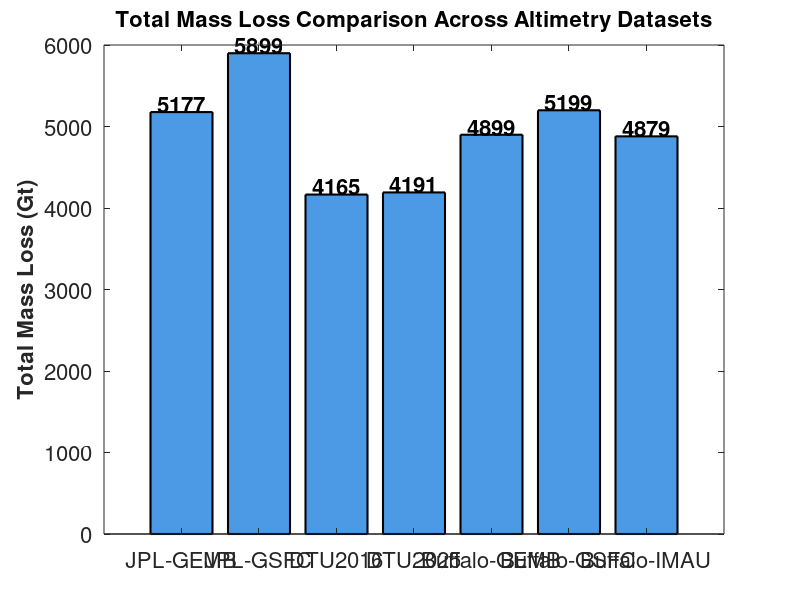

This chart was generated by the following MATLAB code: (Note: this script raises an error after producing the figure.)
% plot_mass_loss_comparison.m
% Script to plot total mass loss comparison across different altimetry datasets

% Data from the chart
datasets = {'JPL-GEMB', 'JPL-GSFC', 'DTU2016', 'DTU2025', 'Buffalo-GEMB', 'Buffalo-GSFC', 'Buffalo-IMAU'};
years = {'(1993-2024)', '(1993-2024)', '(2002-2022)', '(2002-2022)', '(1994-2020)', '(1994-2020)', '(1994-2020)'};
mass_loss_gt = [5177, 5899, 4165, 4191, 4899, 5199, 4879];

% Create figure
figure('Position', [100, 100, 1200, 600]);

% Create bar plot
b = bar(mass_loss_gt, 'FaceColor', [0.3, 0.6, 0.9], 'EdgeColor', 'black', 'LineWidth', 1.5);

% Customize the plot
set(gca, 'XTickLabel', datasets, 'FontSize', 16);
ylabel('Total Mass Loss (Gt)', 'FontSize', 16, 'FontWeight', 'bold');
title('Total Mass Loss Comparison Across Altimetry Datasets', 'FontSize', 16, 'FontWeight', 'bold');

% Add value labels on top of each bar
for i = 1:length(mass_loss_gt)
    text(i, mass_loss_gt(i) + 100, num2str(mass_loss_gt(i)), ...
         'HorizontalAlignment', 'center', 'FontSize', 16, 'FontWeight', 'bold');
end

% Add year range labels below x-axis
ax = gca;
ax.XTickLabel = {};
for i = 1:length(datasets)
    text(i, -300, [datasets{i}, newline, years{i}], ...
         'HorizontalAlignment', 'center', 'FontSize', 16, 'Rotation', 0);
end

% Adjust y-axis limits to accommodate labels
ylim([0, max(mass_loss_gt) + 500]);

% Add grid
grid on;
grid minor;

% Customize appearance
set(gca, 'FontSize', 16, 'LineWidth', 1.2);
box on;

% Add legend for color coding (optional)
legend_entries = {'Mass Loss (Gt)'};
legend(legend_entries, 'Location', 'northeast', 'FontSize', 12);

% Add some statistics
mean_loss = mean(mass_loss_gt);
std_loss = std(mass_loss_gt);
text(0.02, 0.98, sprintf('Mean: %.0f ± %.0f Gt', mean_loss, std_loss), ...
     'Units', 'normalized', 'FontSize', 16, 'FontWeight', 'bold', ...
     'VerticalAlignment', 'top', 'BackgroundColor', 'white', 'EdgeColor', 'black');

% Save the figure
saveas(gcf, 'mass_loss_comparison.png', 'png');
saveas(gcf, 'mass_loss_comparison.pdf', 'pdf');

fprintf('Mass loss comparison plot saved as mass_loss_comparison.png and mass_loss_comparison.pdf\n');
fprintf('Mean mass loss: %.0f ± %.0f Gt\n', mean_loss, std_loss); 